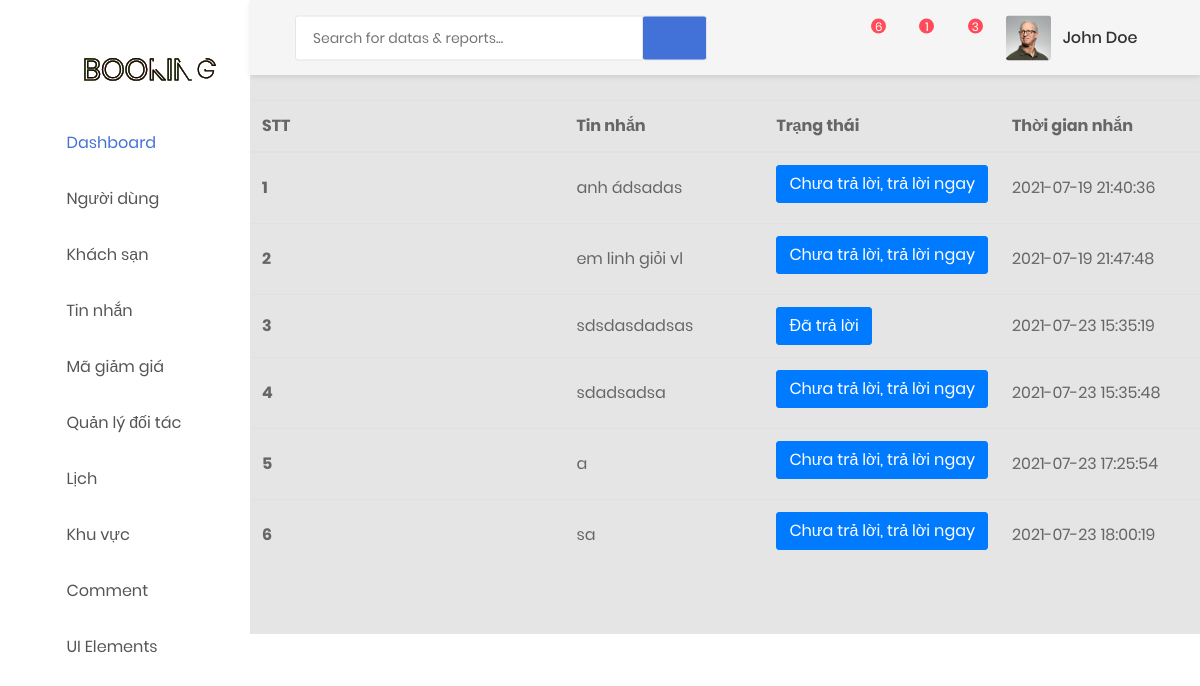
The app's page /admin/messagedetail.php?id=27, older data.
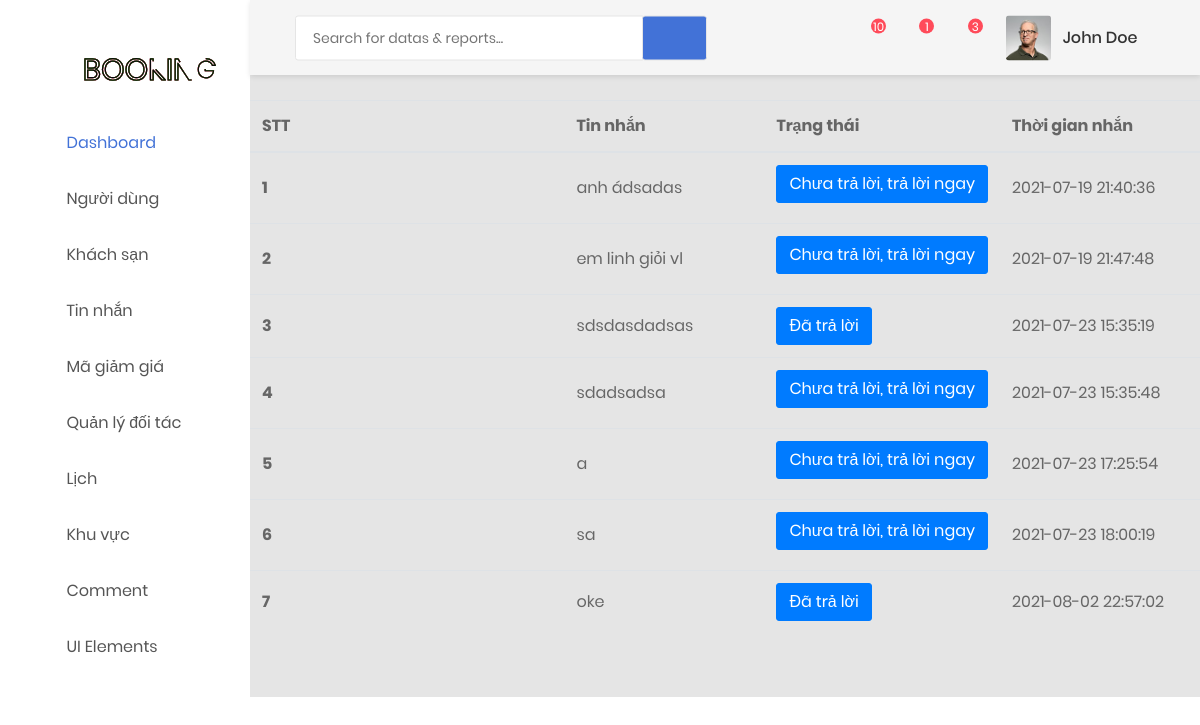
The same page, newer data.
### tables this page shows
CREATE TABLE `message` (
  `id` int(11) NOT NULL,
  `id_user` int(11) NOT NULL,
  `name` text NOT NULL,
  `email` text NOT NULL,
  `message` text NOT NULL,
  `time` datetime NOT NULL,
  `status` int(11) NOT NULL
);

### admin/messagedetail.php (the view, shortened to what this page needs)
<?php
    include 'header.php';
?>
    <table class="table">
      <thead>
        <tr>
          <th scope="col">STT</th>
          <th scope="col">Tin nhắn</th>
          <th scope="col">Trạng thái</th>
          <th scope="col">Thời gian nhắn</th>
        </tr>
      </thead>
      <tbody>
          <?php
            if(isset($_GET['id'])){
                $id_user = $_GET['id'];
                $sql = "SELECT * FROM message WHERE id_user = $id_user";
                $result = $conn->query($sql);
                if($result->num_rows > 0){
                    $dem = 0;
                    while($row = $result->fetch_assoc()){
                        $dem++;
                        $id_mess = $row['id'];
                        $message = $row['message'];
                        $status = $row['status'];
                        $time = $row['time'];
                        echo '<tr>
                        <th scope="row">'.$dem.'</th>
                        <td>'.$message.'</td>';
                        if($status==0){
                            echo '
                                <td>
                                    <label for="checkmess'.$id_mess.'" class="btn btn-primary">Chưa trả lời, trả lời ngay</label>
                                    <input type="checkbox" hidden id="checkmess'.$id_mess.'" class="checkmess">
                                    <form action="" method="POST" class="repmess">
                                        <input type="text" class="form-control" name="repmessage" required>
                                        <button class="btn my-2 btn-primary" name="submit_repmess'.$id_mess.'" type="submit">Gửi</button>
                                    </form>
                                </td>
                            ';
                        }else{
                            echo '
                                <td>
                                    <button class="btn btn-primary">Đã trả lời</button>
                                </td>
                            ';
                        }
                        echo '<td>'.$time.'</td>
                      </tr>';
                    }
                }
            }
          ?>
      </tbody>
    </table>
<?php
    include 'footer.php';
?>

### admin/header.php (shortened to what this page needs)
<?php
    include 'connect.php';
?>
<!DOCTYPE html>
<html lang="en">
<head>
    <link href="css/font-face.css" rel="stylesheet" media="all">
    <link href="vendor/font-awesome-4.7/css/font-awesome.min.css" rel="stylesheet" media="all">
    <link href="vendor/font-awesome-5/css/fontawesome-all.min.css" rel="stylesheet" media="all">
    <link href="vendor/mdi-font/css/material-design-iconic-font.min.css" rel="stylesheet" media="all">
    <link href="vendor/bootstrap-4.1/bootstrap.min.css" rel="stylesheet" media="all">
    <link href="vendor/animsition/animsition.min.css" rel="stylesheet" media="all">
    <link href="vendor/bootstrap-progressbar/bootstrap-progressbar-3.3.4.min.css" rel="stylesheet" media="all">
    <link href="vendor/wow/animate.css" rel="stylesheet" media="all">
    <link href="vendor/css-hamburgers/hamburgers.min.css" rel="stylesheet" media="all">
    <link href="vendor/slick/slick.css" rel="stylesheet" media="all">
    <link href="vendor/select2/select2.min.css" rel="stylesheet" media="all">
    <link href="vendor/perfect-scrollbar/perfect-scrollbar.css" rel="stylesheet" media="all">
    <link href="css/theme.css?v=<?php echo time()?>" rel="stylesheet" media="all">
</head>
<body class="animsition">
    <div class="page-wrapper">
        <aside class="menu-sidebar d-none d-lg-block">
            <a class="logo" href="../../index.php">
            </a>
            <div class="menu-sidebar__content js-scrollbar1">
                <nav class="navbar-sidebar">
                    <ul class="list-unstyled navbar__list">
                        <li class="active has-sub">
                            <a class="js-arrow" href="#">
                                <i class="fas fa-tachometer-alt"></i>Dashboard</a>
                        </li>
                        <li>
                            <a href="user.php">
                                <i class="fas fa-chart-bar"></i>Người dùng</a>
                        </li>
                        <li>
                            <a href="homestay.php">
                                <i class="fas fa-table"></i>Khách sạn</a>
                        </li>
                        <li>
                            <a href="message.php">
                                <i class="fas fa-table"></i>Tin nhắn</a>
                        </li>
                        <li>
                            <a href="magiamgia.php">
                                <i class="fas fa-table"></i>Mã giảm giá</a>
                        </li>
                        <li>
                            <a href="quanlydoitac.php">
                                <i class="far fa-check-square"></i>Quản lý đối tác</a>
                        </li>
                        <li>
                            <a href="calendar.html">
                                <i class="fas fa-calendar-alt"></i>Lịch</a>
                        </li>
                        <li>
                            <a href="khuvuc.php">
                                <i class="fas fa-map-marker-alt"></i>Khu vực</a>
                        </li>
                        <li class="has-sub">
                            <a class="js-arrow" href="#">
                                <i class="fas fa-copy"></i>Comment</a>
                        <li class="has-sub">
                            <a class="js-arrow" href="#">
                                <i class="fas fa-desktop"></i>UI Elements</a>
                        </li>
                    </ul>
                </nav>
            </div>
        </aside>
            <div class="page-container">
    <header class="header-desktop">
        <div class="section__content section__content--p30">
            <div class="container-fluid">
                <div class="header-wrap">
                    <form class="form-header" action="" method="POST">
                        <input class="au-input au-input--xl" type="text" name="search" placeholder="Search for datas &amp; reports..." />
                        <button class="au-btn--submit" type="submit">
                            <i class="zmdi zmdi-search"></i>
                        </button>
                    </form>
                    <div class="header-button">
                        <div class="noti-wrap">
                            <div class="noti__item js-item-menu">
                                <i class="zmdi zmdi-comment-more"></i>
                                <?php
                                    $sql_message = "SELECT * FROM message WHERE status = 0";
                                    $result_message = $conn->query($sql_message);
                                    if($result_message->num_rows > 0){
                                        $dem = 0;
                                        while($row_message = $result_message->fetch_assoc()) {
                                            $dem++;
                                        }
                                        echo '<span class="quantity">'.$dem.'</span>
                                            <div class="mess-dropdown js-dropdown">
                                            <div class="mess__title">
                                                <p>You have '.$dem.' news message</p>
                                            </div>
                                        ';
                                    }
                                ?>
                                </div>
                            </div>
                            <div class="noti__item js-item-menu">
                                <i class="zmdi zmdi-email"></i>
                                <span class="quantity">1</span>
                            </div>
                            <div class="noti__item js-item-menu">
                                <i class="zmdi zmdi-notifications"></i>
                                <span class="quantity">3</span>
                            </div>
                        </div>
                        <div class="account-wrap">
                            <div class="account-item clearfix js-item-menu">
                                <div class="image">
                                    <img src="images/icon/avatar-01.jpg" alt="John Doe" />
                                </div>
                                <div class="content">
                                    <a class="js-acc-btn" href="#">john doe</a>
                                </div>
                            </div>
                        </div>
                    </div>
                </div>
            </div>
        </div>
    </header>
    <div class="khoangtrang">
    </div>

### admin/footer.php (shortened to what this page needs)
</div>
</div>
</body>
</html>

Row changes from the older to the newer data that the page shows:
added message: message "oke", status "Đã trả lời", time "2021-08-02 22:57:02"
Text that changed along with them:
$dem: "6" → "10"
